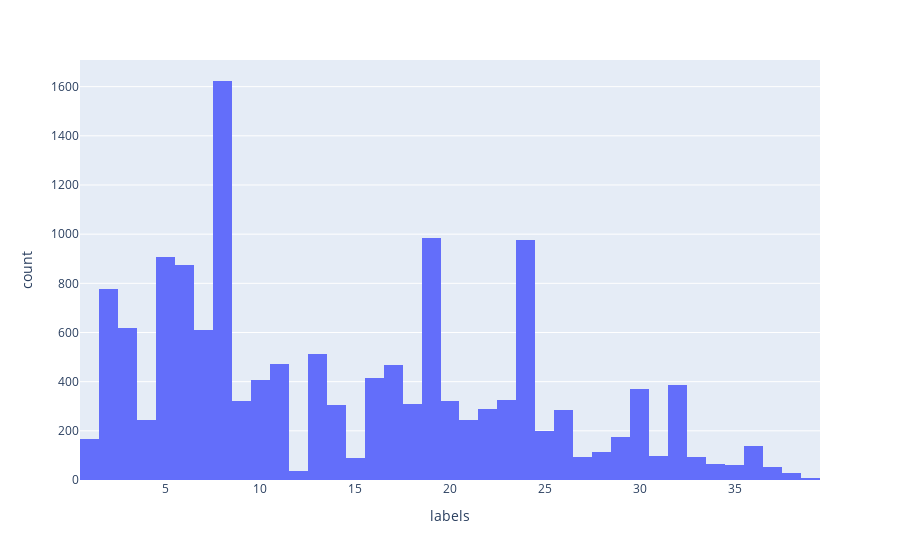

Here is the notebook cell this chart was saved with:
### Code cell
fig = px.histogram(nodes_df, x="labels")
fig.show()

### Figure 1 — Plotly figure (JSON) as saved in the notebook; plotly's stock layout.template omitted (floating-point values rounded to 4 significant figures; data arrays with more than 128 entries replaced by an {"elided": "..."} marker saying what was removed)
{"data": [{"alignmentgroup": "True", "bingroup": "x", "hovertemplate": "labels=%{x}<br>count=%{y}<extra></extra>", "legendgroup": "", "marker": {"color": "#636efa", "pattern": {"shape": ""}}, "name": "", "offsetgroup": "", "orientation": "v", "showlegend": false, "type": "histogram", "x": {"elided": "14476 int values"}, "xaxis": "x", "yaxis": "y"}], "layout": {"barmode": "relative", "legend": {"tracegroupgap": 0}, "margin": {"t": 60}, "xaxis": {"anchor": "y", "domain": [0, 1], "title": {"text": "labels"}}, "yaxis": {"anchor": "x", "domain": [0, 1], "title": {"text": "count"}}}}
